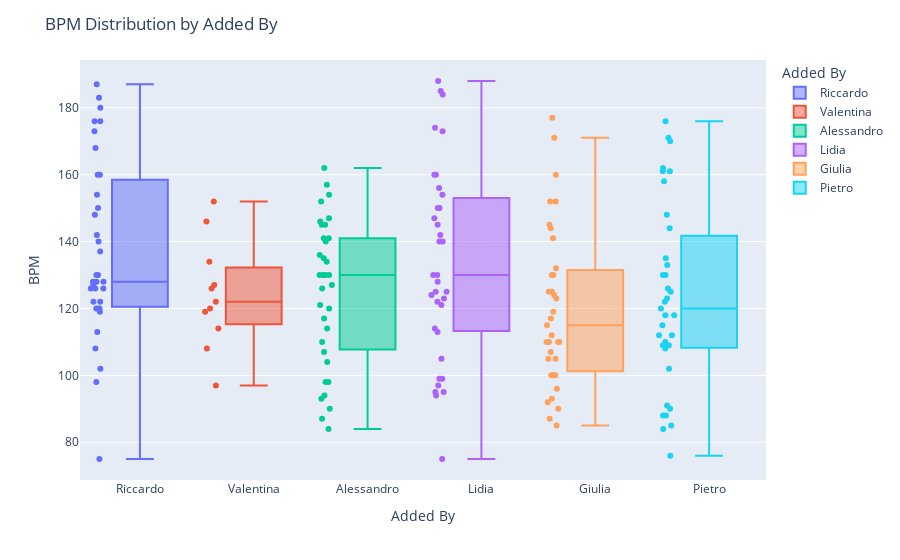

Source (notebook cell):
### Markdown cell above
# 3. More comparisons

### Code cell
import plotly.express as px

fig = px.box(df, 
             x="Added By", 
             y="BPM", 
             color="Added By",  # Color each group by Added By
             points="all",
             hover_data=["Artist", "Song"])  # Add Artist and Song to hover

# Optional: Customize the layout
fig.update_layout(
    title="BPM Distribution by Added By",
    xaxis_title="Added By",
    yaxis_title="BPM"
)

fig.show()

### Figure 1 — Plotly figure (JSON) as saved in the notebook; plotly's stock layout.template omitted (floating-point values rounded to 4 significant figures)
{"data": [{"alignmentgroup": "True", "boxpoints": "all", "customdata": [[["ATB"], "9 PM (Till I Come) - Radio Edit"], [["Ardian Bujupi", "Capital T"], "ANDIAMO"], [["Marvin Gaye", "Tammi Terrell"], "Ain't No Mountain High Enough"], [["Eyedress"], "Cocaine Sunday"], [["L I M"], "Comet"], [["BLACKPINK"], "DDU-DU DDU-DU"], [["Shahram Shabpareh"], "Doomad"], [["Freur"], "Doot Doot"], [["Kanye West"], "Father Stretch My Hands Pt. 1"], [["Sia"], "Fire Meet Gasoline"], [["Major Lazer", "Amber of Dirty Projectors"], "Get Free"], [["Lea Rue", "Broiler"], "I Can't Say No! - Broiler Remix"], [["Disclosure", "Sam Smith"], "Latch"], [["George Michael"], "One More Try - Remastered"], [["Kali Uchis"], "Ridin Round"], [["Travis Scott", "GloRilla"], "SHYNE"], [["Anri"], "SHYNESS BOY"], [["Flume", "Tove Lo"], "Say It"], [["Mara Sattei"], "Scusa - prod. thasup"], [["Earth", " Wind & Fire"], "September"], [["The Chords"], "Sh-Boom"], [["Robin S"], "Show Me Love"], [["Club Dogo"], "Spacco Tutto"], [["Blank Banshee"], "Spirit Season"], [["Edward Maya", "Vika Jigulina"], "Stereo Love"], [["Thirty Seconds To Mars"], "The Kill"], [["Jack Ü", "Skrillex", "Diplo", "Aluna", "AlunaGeorge"], "To Ü (feat. AlunaGeorge)"], [["Daler Mehndi"], "Tunak Tunak Tun"], [["bôa"], "Twilight"], [["i cani"], "Una cosa stupida"], [["CAZZETTE"], "Weapon"], [["Yung Bae", "Macross 82-99"], "Welcome To The Disco"], [["GAYLE"], "abcdefu (angrier)"], [["Moya Mishel"], "Зима в сердце"], [["Molchat Doma"], "Тоска"]], "hovertemplate": "Added By=%{x}<br>BPM=%{y}<br>Artist=%{customdata[0]}<br>Song=%{customdata[1]}<extra></extra>", "legendgroup": "Riccardo", "marker": {"color": "#636efa"}, "name": "Riccardo", "notched": false, "offsetgroup": "Riccardo", "orientation": "v", "showlegend": true, "type": "box", "x": ["Riccardo", "Riccardo", "Riccardo", "Riccardo", "Riccardo", "Riccardo", "Riccardo", "Riccardo", "Riccardo", "Riccardo", "Riccardo", "Riccardo", "Riccardo", "Riccardo", "Riccardo", "Riccardo", "Riccardo", "Riccardo", "Riccardo", "Riccardo", "Riccardo", "Riccardo", "Riccardo", "Riccardo", "Riccardo", "Riccardo", "Riccardo", "Riccardo", "Riccardo", "Riccardo", "Riccardo", "Riccardo", "Riccardo", "Riccardo", "Riccardo"], "x0": " ", "xaxis": "x", "y": [130, 102, 130, 154, 180, 140, 126, 168, 113, 176, 176, 128, 122, 119, 120, 148, 120, 75, 98, 126, 137, 120, 142, 126, 127, 183, 160, 150, 187, 173, 128, 128, 122, 108, 160], "y0": " ", "yaxis": "y"}, {"alignmentgroup": "True", "boxpoints": "all", "customdata": [[["Doechii", "JT"], "Alter Ego (with JT)"], [["Jungle"], "Back On 74"], [["Jonas Brothers"], "Burnin' Up"], [["Gorillaz", "Shaun Ryder", "Roses Gabor"], "DARE (feat. Shaun Ryder & Roses Gabor)"], [["Backstreet Boys"], "Everybody (Backstreet's Back) - Radio Edit"], [["M¥SS KETA"], "GIOVANNA HARDCORE"], [["Anastacia"], "I'm Outta Love"], [["Avril Lavigne"], "I'm with You"], [["The 1975"], "Love Me"], [["Lady Gaga", "Beyoncé"], "Telephone"], [["Caroline Polachek", "Charli xcx", "George Daniel"], "Welcome To My Island - George Daniel & Charli XCX Remix"]], "hovertemplate": "Added By=%{x}<br>BPM=%{y}<br>Artist=%{customdata[0]}<br>Song=%{customdata[1]}<extra></extra>", "legendgroup": "Valentina", "marker": {"color": "#EF553B"}, "name": "Valentina", "notched": false, "offsetgroup": "Valentina", "orientation": "v", "showlegend": true, "type": "box", "x": ["Valentina", "Valentina", "Valentina", "Valentina", "Valentina", "Valentina", "Valentina", "Valentina", "Valentina", "Valentina", "Valentina"], "x0": " ", "xaxis": "x", "y": [127, 146, 114, 120, 108, 126, 119, 152, 97, 122, 134], "y0": " ", "yaxis": "y"}, {"alignmentgroup": "True", "boxpoints": "all", "customdata": [[["Alfa Mist", "Bongeziwe Mabandla"], "Apho"], [["ROSALÍA"], "BIZCOCHITO"], [["Deftones"], "Be Quiet and Drive (Far Away)"], [["Fleet Foxes"], "Blue Ridge Mountains"], [["Public Enemy", "Benny Benassi"], "Bring the Noise"], [["Weezer"], "Buddy Holly"], [["Caroline Polachek"], "Dang"], [["Fred again..", "Delilah Montagu"], "Delilah (pull me out of this)"], [["Jane Remover"], "Experimental Skin"], [["Korn"], "Falling Away from Me"], [["Porcupine Tree"], "Fear Of A Blank Planet - 2024 Remaster"], [["Franco Battiato", "Abdul Halim Sabra"], "Fogh In Nakhal - 2008 Remaster"], [["KIDS SEE GHOSTS", "Ty Dolla $ign"], "Freeee (Ghost Town Pt. 2)"], [["Lily Allen"], "Fuck You"], [["Charli xcx", "Billie Eilish"], "Guess featuring billie eilish"], [["The Smiths"], "Heaven Knows I'm Miserable Now - 2011 Remaster"], [["PinkPantheress"], "Illegal"], [["Neutral Milk Hotel"], "In the Aeroplane Over the Sea"], [["Arca", "ROSALÍA"], "KLK"], [["The Last Shadow Puppets"], "Les Cactus"], [["The Smashing Pumpkins"], "Mayonaise - 2011 Remaster"], [["Turnstile"], "NEVER ENOUGH"], [["Édith Piaf"], "Non, je ne regrette rien"], [["Fontaines D.C."], "Oh Such A Spring"], [["Gilberto Gil"], "Pega a Voga, Cabeludo"], [["Arca"], "Riquiquí"], [["Troye Sivan", "PinkPantheress", "Hyunjin"], "Rush (feat. PinkPantheress & Hyunjin of Stray Kids)"], [["Joey Valence & Brae", "Rebecca Black"], "SEE U DANCE (feat. Rebecca Black)"], [["Beach House"], "Space Song"], [["Bon Iver"], "THINGS BEHIND THINGS BEHIND THINGS"], [["COBRAH", "VTSS", "MCR-T"], "TITS, LIPS, HIPS, KISS (10/10 Remix)"], [["TOOL"], "The Pot"], [["Verdena"], "Un Blu Sincero"], [["Magdalena Bay"], "Watching T.V."], [["Bob Sinclar", "Steve Edwards"], "World Hold On (Children of the Sky) - Radio Edit"]], "hovertemplate": "Added By=%{x}<br>BPM=%{y}<br>Artist=%{customdata[0]}<br>Song=%{customdata[1]}<extra></extra>", "legendgroup": "Alessandro", "marker": {"color": "#00cc96"}, "name": "Alessandro", "notched": false, "offsetgroup": "Alessandro", "orientation": "v", "showlegend": true, "type": "box", "x": ["Alessandro", "Alessandro", "Alessandro", "Alessandro", "Alessandro", "Alessandro", "Alessandro", "Alessandro", "Alessandro", "Alessandro", "Alessandro", "Alessandro", "Alessandro", "Alessandro", "Alessandro", "Alessandro", "Alessandro", "Alessandro", "Alessandro", "Alessandro", "Alessandro", "Alessandro", "Alessandro", "Alessandro", "Alessandro", "Alessandro", "Alessandro", "Alessandro", "Alessandro", "Alessandro", "Alessandro", "Alessandro", "Alessandro", "Alessandro", "Alessandro"], "x0": " ", "xaxis": "x", "y": [84, 117, 93, 98, 130, 121, 135, 134, 145, 104, 162, 110, 152, 130, 130, 114, 141, 94, 98, 130, 146, 154, 87, 141, 136, 90, 126, 120, 147, 157, 145, 107, 130, 140, 127], "y0": " ", "yaxis": "y"}, {"alignmentgroup": "True", "boxpoints": "all", "customdata": [[["Lady Gaga"], "Applause"], [["AC/DC"], "Back In Black"], [["Depeche Mode"], "Black Celebration"], [["Type O Negative"], "Black No. 1 (Little Miss Scare -All)"], [["Dead by April"], "Breaking Point"], [["Type O Negative"], "Cinnamon Girl"], [["Casey Edwards"], "Devil Trigger"], [["Basshunter"], "DotA - Radio Edit"], [["O-Zone"], "Dragostea din tei"], [["Depeche Mode"], "Enjoy the Silence"], [["Metallica"], "Enter Sandman - Radio Edit"], [["Vintage", "Bedanokov", "Люай"], "Eva (Kavkaz remix)"], [["Blue Foundation"], "Eyes on Fire"], [["Sonata Arctica"], "Fade to Black"], [["Dead by April"], "I Can't Breathe"], [["Lacuna Coil"], "I Wish You Were Dead"], [["Datura", "U.S.U.R.A."], "Infinity"], [["Type O Negative"], "Kill All the White People"], [["Killing Joke"], "Love Like Blood"], [["Eternxlkz"], "Montagem Nada Tropica"], [["STARSET"], "My Demons"], [["Type O Negative"], "My Girlfriend's Girlfriend"], [["Sonata Arctica"], "My Land"], [["Ciara"], "Paint It, Black"], [["cassö", "RAYE", "D-Block Europe"], "Prada"], [["Within Temptation", "Anders Friden"], "Raise Your Banner"], [["Rihanna"], "S&M"], [["Bizarrap", "Shakira"], "Shakira: Bzrp Music Sessions, Vol. 53"], [["Rammstein"], "Sonne"], [["Nightwish"], "Storytime"], [["Dead by April"], "Swarm Mode"], [["Maroon 5"], "This Love"], [["Green Day"], "Wake Me up When September Ends"], [["Five Finger Death Punch"], "War is the Answer"], [["Five Finger Death Punch"], "Wrong Side of Heaven"]], "hovertemplate": "Added By=%{x}<br>BPM=%{y}<br>Artist=%{customdata[0]}<br>Song=%{customdata[1]}<extra></extra>", "legendgroup": "Lidia", "marker": {"color": "#ab63fa"}, "name": "Lidia", "notched": false, "offsetgroup": "Lidia", "orientation": "v", "showlegend": true, "type": "box", "x": ["Lidia", "Lidia", "Lidia", "Lidia", "Lidia", "Lidia", "Lidia", "Lidia", "Lidia", "Lidia", "Lidia", "Lidia", "Lidia", "Lidia", "Lidia", "Lidia", "Lidia", "Lidia", "Lidia", "Lidia", "Lidia", "Lidia", "Lidia", "Lidia", "Lidia", "Lidia", "Lidia", "Lidia", "Lidia", "Lidia", "Lidia", "Lidia", "Lidia", "Lidia", "Lidia"], "x0": " ", "xaxis": "x", "y": [140, 188, 154, 94, 147, 99, 160, 140, 130, 113, 124, 125, 145, 130, 97, 99, 150, 95, 125, 121, 173, 114, 185, 123, 142, 174, 128, 122, 75, 156, 160, 95, 105, 184, 150], "y0": " ", "yaxis": "y"}, {"alignmentgroup": "True", "boxpoints": "all", "customdata": [[["Hannah Holgersson"], "Ave Maria - Schubert"], [["Lady Gaga"], "Bad Romance"], [["Nicki Minaj", "Ice Spice", "Aqua"], "Barbie World (with Aqua) [From Barbie The Album]"], [["The Weeknd"], "Blinding Lights"], [["Lady Gaga"], "Bloody Mary"], [["Glee Cast"], "Bust Your Windows"], [["Lana Del Rey"], "Cinnamon Girl"], [["Dua Lipa"], "Dance The Night - From Barbie The Album"], [["Indila"], "Dernière danse"], [["Djo"], "End of Beginning"], [["Bruno Mars"], "Finesse"], [["PSY"], "Gangnam Style (강남스타일)"], [["Daft Punk"], "Harder, Better, Faster, Stronger"], [["Shakira", "Wyclef Jean"], "Hips Don't Lie (feat. Wyclef Jean)"], [["Dua Lipa"], "Houdini"], [["Anne Hathaway"], "I Dreamed A Dream - From  Les Misérables "], [["Elton John"], "I'm Still Standing"], [["Master KG", "Nomcebo Zikode"], "Jerusalema (feat. Nomcebo Zikode)"], [["Taylor Swift"], "Karma"], [["Christina Aguilera", "Lil' Kim", "Mýa", "P!nk"], "Lady Marmalade - From  Moulin Rouge  Soundtrack"], [["Las Divinas"], "Las Divinas"], [["Meghan Trainor"], "Made You Look"], [["Chappell Roan"], "My Kink Is Karma"], [["Rio Romeo"], "Nothing's New"], [["Chappell Roan"], "Pink Pony Club"], [["Zach Bryan"], "Pink Skies"], [["James Blunt"], "Postcards"], [["Whitney Houston"], "Queen of the Night - Radio Edit"], [["Nicki Minaj"], "Starships"], [["Meryl Streep"], "The Winner Takes It All - From  Mamma Mia! "], [["Spice Girls"], "Wannabe"], [["Ariana Grande", "Cynthia Erivo"], "What Is This Feeling?"], [["Beyoncé"], "YA YA"], [["Taylor Swift"], "cardigan"], [["girl in red"], "we fell in love in october"]], "hovertemplate": "Added By=%{x}<br>BPM=%{y}<br>Artist=%{customdata[0]}<br>Song=%{customdata[1]}<extra></extra>", "legendgroup": "Giulia", "marker": {"color": "#FFA15A"}, "name": "Giulia", "notched": false, "offsetgroup": "Giulia", "orientation": "v", "showlegend": true, "type": "box", "x": ["Giulia", "Giulia", "Giulia", "Giulia", "Giulia", "Giulia", "Giulia", "Giulia", "Giulia", "Giulia", "Giulia", "Giulia", "Giulia", "Giulia", "Giulia", "Giulia", "Giulia", "Giulia", "Giulia", "Giulia", "Giulia", "Giulia", "Giulia", "Giulia", "Giulia", "Giulia", "Giulia", "Giulia", "Giulia", "Giulia", "Giulia", "Giulia", "Giulia", "Giulia", "Giulia"], "x0": " ", "xaxis": "x", "y": [141, 119, 144, 171, 100, 110, 92, 110, 115, 160, 105, 132, 123, 100, 117, 93, 177, 124, 90, 110, 112, 145, 87, 96, 107, 85, 100, 105, 125, 125, 110, 152, 152, 130, 130], "y0": " ", "yaxis": "y"}, {"alignmentgroup": "True", "boxpoints": "all", "customdata": [[["Lambrini Girls"], "Big Dick Energy"], [["Tyler", " The Creator", "Pharrell Williams"], "Big Poe (feat. Sk8brd)"], [["Limp Bizkit"], "Break Stuff"], [["Denzel Curry"], "Bulls on Parade - triple j Like A Version"], [["Verdena"], "Crystal Ball"], [["Sting", "Cheb Mami"], "Desert Rose"], [["Hemant Kumar"], "Ei Raat Tomar Amar"], [["Crizin da Z.O."], "Festa da Carne"], [["System Of A Down"], "Fuck the System"], [["Type O Negative"], "Green Man"], [["Booker T. & the M.G.'s"], "Green Onions - 2022 Remaster"], [["Puscifer"], "Green Valley"], [["YUNGBLUD"], "Idols Pt. I"], [["Franco Battiato"], "Impressioni di settembre"], [["Venamoris", "Dave Lombardo"], "In the Shadows"], [["The Parlor Mob"], "Into the Sun"], [["Manu Chao"], "La vie à 2"], [["Dalila Kayros"], "Leviatan"], [["Fergie"], "M.I.L.F. $"], [["Nelly Furtado"], "Maneater"], [["Les Claypool"], "Mushroom Men"], [["Bodam Project", "Pierpaolo Capovilla"], "Niente - Radio Edit"], [["Skiantos"], "Non farò mai quello che vuoi"], [["Slipknot"], "People = Shit"], [["Honningbarna"], "Schäfer"], [["Type O Negative"], "September Sun"], [["Within Temptation"], "Summertime Sadness"], [["Faith No More"], "The Gentle Art of Making Enemies - 2016 Remaster"], [["Nelly Furtado"], "The Grass Is Green"], [["Puscifer"], "The Humbling River"], [["Red Hot Chili Peppers"], "The Longest Wave"], [["Franco Battiato", "Carmen Consoli"], "Tutto L'Universo Obbedisce All'Amore"], [["Vinicio Capossela"], "Utrennyaya gimnastika"], [["Rothadás"], "Vértükör"], [["Within Temptation"], "Wireless"]], "hovertemplate": "Added By=%{x}<br>BPM=%{y}<br>Artist=%{customdata[0]}<br>Song=%{customdata[1]}<extra></extra>", "legendgroup": "Pietro", "marker": {"color": "#19d3f3"}, "name": "Pietro", "notched": false, "offsetgroup": "Pietro", "orientation": "v", "showlegend": true, "type": "box", "x": ["Pietro", "Pietro", "Pietro", "Pietro", "Pietro", "Pietro", "Pietro", "Pietro", "Pietro", "Pietro", "Pietro", "Pietro", "Pietro", "Pietro", "Pietro", "Pietro", "Pietro", "Pietro", "Pietro", "Pietro", "Pietro", "Pietro", "Pietro", "Pietro", "Pietro", "Pietro", "Pietro", "Pietro", "Pietro", "Pietro", "Pietro", "Pietro", "Pietro", "Pietro", "Pietro"], "x0": " ", "xaxis": "x", "y": [109, 110, 109, 88, 108, 112, 88, 130, 171, 115, 135, 85, 118, 162, 130, 76, 158, 90, 161, 133, 120, 123, 126, 122, 161, 125, 118, 170, 84, 144, 148, 102, 112, 176, 91], "y0": " ", "yaxis": "y"}], "layout": {"boxmode": "overlay", "legend": {"title": {"text": "Added By"}, "tracegroupgap": 0}, "margin": {"t": 60}, "title": {"text": "BPM Distribution by Added By"}, "xaxis": {"anchor": "y", "categoryarray": ["Riccardo", "Valentina", "Alessandro", "Lidia", "Giulia", "Pietro"], "categoryorder": "array", "domain": [0, 1], "title": {"text": "Added By"}}, "yaxis": {"anchor": "x", "domain": [0, 1], "title": {"text": "BPM"}}}}
